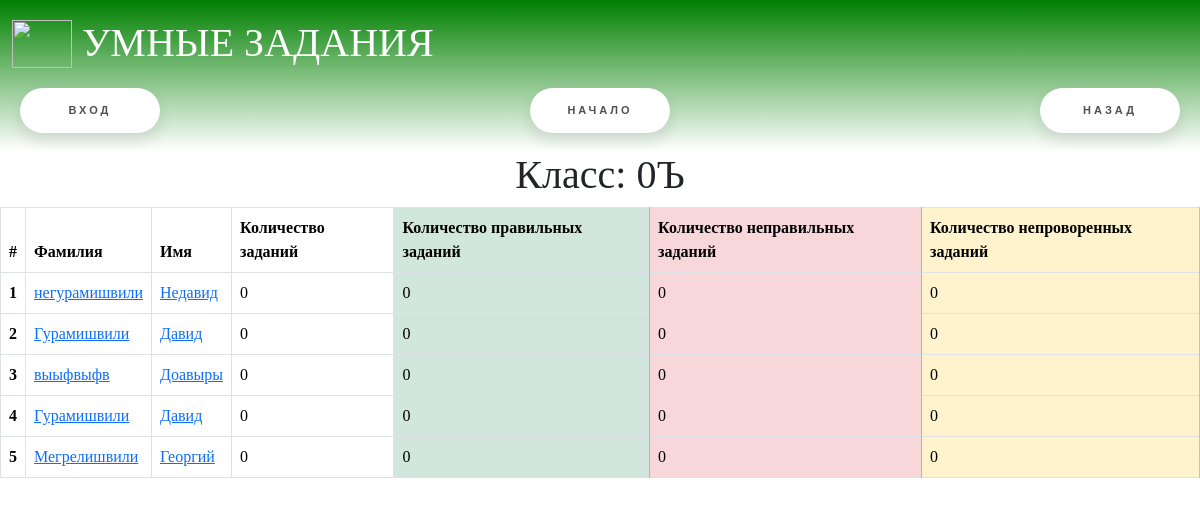
Before: /lk/teacher_classes/1 with the older database file.
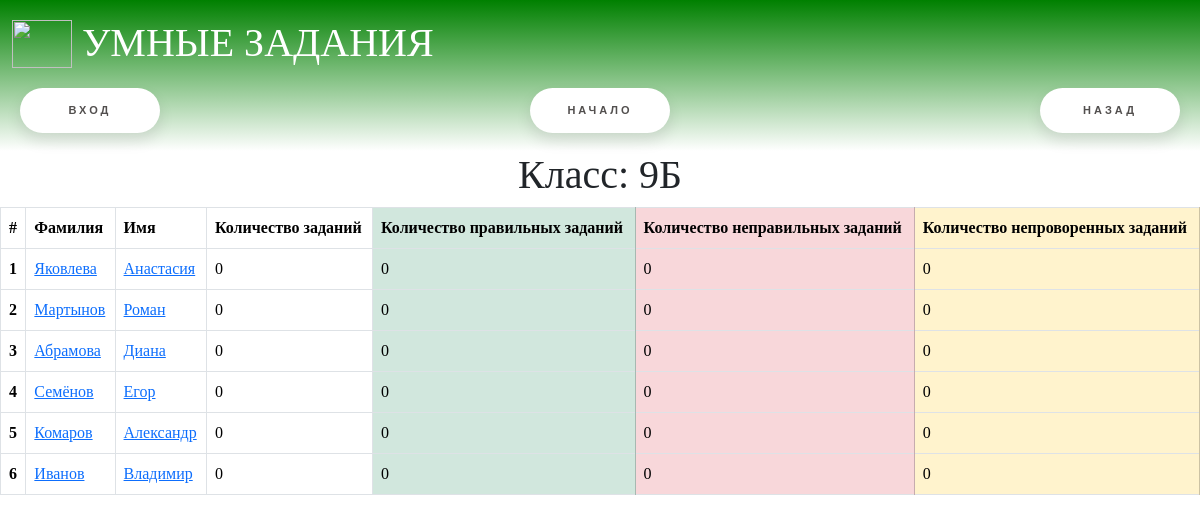
After: the same page with the newer database file.
### main/models.py (models this page shows, shortened)
class Grade(models.Model):
    number = models.IntegerField("Класс")
    letter = models.CharField("Буква класса", max_length=1)
    class Meta:
        verbose_name = 'Класс'
        verbose_name_plural = "Классы"

class Student(models.Model):
    user = models.ForeignKey(User, verbose_name="Пользователь", on_delete=models.CASCADE, unique=True)
    grade = models.ForeignKey(Grade, verbose_name="Класс", on_delete=models.CASCADE)
    level_of_knowledge = models.IntegerField("Уровень знаний", default=0)
    class Meta:
        verbose_name = 'Ученик'
        verbose_name_plural = "Ученики"

class User(AbstractUser):
    user_type = models.ForeignKey(UserType, verbose_name="Тип пользователя", on_delete=models.SET_NULL, blank=True,
                                  null=True)
    phone_number = models.CharField("Телефон", max_length=15, blank=True, null=True)
    class Meta:
        verbose_name = 'Пользователь'
        verbose_name_plural = "Пользователи"

### main/views.py (the view)
# urls.py: path("lk/teacher_classes/<int:id>", views.teacher_class, name="teacher_class"),
def teacher_class(request, id):
    grade = models.Grade.objects.get(id=id)
    students = models.Student.objects.filter(grade__id=id)
    students_dict = []
    start_date = datetime.today() - timedelta(days=60)
    for student in students:
        students_dict.append({"student": student, **utils.student_result_base(student.user, start_date)})
    return render(request, "teacher_class.html", {
        "class": grade,
        "students": students_dict,
    })

### main/utils.py (called while the page is built)
def student_result_base(user, start_date, end_date=datetime.date.today()):
    student_tasks = models.StudentTask.objects.filter(student__user=user).filter(
            get_date__gte=start_date,
            get_date__lte=end_date)
    student_tasks_right = student_tasks.filter(is_right=True).count()
    student_tasks_wrong = student_tasks.filter(is_right=False).count()
    student_tasks_len = len(student_tasks)
    student_tasks_no_check = student_tasks_len - student_tasks_right - student_tasks_wrong
    return {
        'student_tasks_right': student_tasks_right,
        "student_tasks_wrong": student_tasks_wrong,
        'student_tasks_len': student_tasks_len,
        'student_tasks_no_check': student_tasks_no_check
    }

### main/templates/teacher_class.html
{% extends 'base.html' %}
{% block content %}
    <h1>Класс: {{ class.number }}{{ class.letter }}</h1>
    <table class="table table-bordered">
        <thead>
        <tr>
            <th scope="col">#</th>
            <th scope="col">Фамилия</th>
            <th scope="col">Имя</th>
            <th scope="col">Количество заданий</th>
            <th scope="col" class="table-success">Количество правильных заданий</th>
            <th scope="col" class="table-danger">Количество неправильных заданий</th>
            <th scope="col" class="table-warning">Количество непроворенных заданий</th>
        </tr>
        </thead>
        <tbody>
        {% for item in students %}
            <tr>
                <th scope="col">{{ forloop.counter }}</th>
                <td><a
                        href="{% url "student_task_list_teacher" item.student.id %}">{{ item.student.user.last_name }}</a>
                </td>
                <td><a
                        href="{% url "student_task_list_teacher" item.student.id %}">{{ item.student.user.first_name }}</a>
                </td>
                <td>{{ item.student_tasks_len }}</td>
                <td class="table-success">{{ item.student_tasks_right }}</td>
                <td class="table-danger">{{ item.student_tasks_wrong }}</td>
                <td class="table-warning">{{ item.student_tasks_no_check }}</td>
            </tr>
        {% endfor %}
        </tbody>
    </table>
{% endblock %}

### main/templates/base.html (shortened to what this page needs)
{% load static %}
<!DOCTYPE html>
<html>
    <link href="{% static 'css/main.css' %}" type="text/css" rel="stylesheet"/>
    <head>
        <link href="https://cdn.jsdelivr.net/npm/bootstrap@5.3.1/dist/css/bootstrap.min.css" rel="stylesheet">
    </head>
    <body>
        {% include "nav.html" %}
        {% block content %}
        {%endblock%}
    </body>
</html>

### main/templates/nav.html (shortened to what this page needs)
{% load static %}
{% block content %}
    <nav class="navbar navbar-light" style="background: linear-gradient(green, white)">
        <div class="container-fluid">
            <a class="navbar-brand fs-1" style="color: white; font-family: 'Arial Black'">
                <img src="{% static "images/smartschool.png" %}" alt="" width="60" height="48"
                     class="d-inline-block align-text-top">
                УМНЫЕ ЗАДАНИЯ
            </a>
        </div>
        {% if request.path != "/accounts/login/" %}
            {% if user.is_authenticated %}
                <a href="{% url 'account_logout' %}" class="floating-button">Выйти</a>
            {% else %}
                <a href="{% url 'account_login' %}" class="floating-button">Вход</a>
            {% endif %}
        {% endif %}
        <a href="{% url 'index' %}" class="floating-button">Начало</a>
        <a onclick="javascript:history.back(); return false;" class="floating-button">Назад</a>
    </nav>
{% endblock %}

### static/css/main.css (style rules this page uses)
html, body { height: 100%; }
body { margin: 0; background: whitesmoke; }
h1 { font-family: Bradley Hand, cursive; color: Green; font-weight: bold; text-align: center; }
a { color: black; }
.floating-button { text-decoration: none; display: inline-block; width: 140px; height: 45px; line-height: 45px; border-radius: 45px; margin: 10px 20px; font-family: 'Montserrat', sans-serif; font-size: 11px; text-transform: uppercase; text-align: center; letter-spacing: 3px; font-weight: 600; color: #524f4e; background: white; box-shadow: 0 8px 15px rgba(0, 0, 0, .1); transition: .3s; }
* { font-family: 'Times New Roman', Times, serif; }

Changed rows visible on the page:
changed Grade: number "0" → "9"; letter "Ъ" → "Б"
changed through a linked row, Student: student.user.last_name "негурамишвили" → "Яковлева"; student.user.first_name "Недавид" → "Анастасия"
changed through a linked row, Student: student.user.last_name "Гурамишвили" → "Мартынов"; student.user.first_name "Давид" → "Роман"
changed through a linked row, Student: student.user.last_name "выыфвыфв" → "Абрамова"; student.user.first_name "Доавыры" → "Диана"
changed through a linked row, Student: student.user.last_name "Гурамишвили" → "Семёнов"; student.user.first_name "Давид" → "Егор"
changed through a linked row, Student: student.user.last_name "Мегрелишвили" → "Комаров"; student.user.first_name "Георгий" → "Александр"
added Student: student.user.last_name "Иванов", student.user.first_name "Владимир", student_tasks_len "0", student_tasks_right "0", student_tasks_wrong "0", student_tasks_no_check "0"
